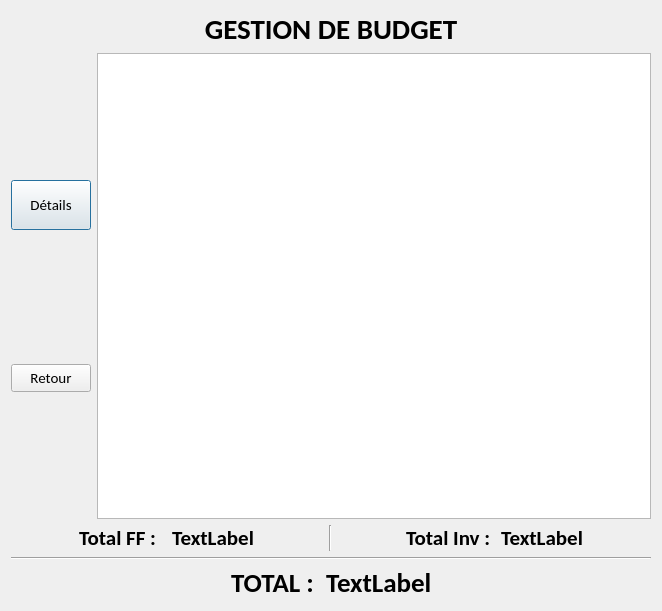
<?xml version="1.0" encoding="UTF-8"?>
<ui version="4.0">
 <class>GestionBudget</class>
 <widget class="QDialog" name="GestionBudget">
  <property name="geometry">
   <rect>
    <x>0</x>
    <y>0</y>
    <width>662</width>
    <height>611</height>
   </rect>
  </property>
  <property name="font">
   <font>
    <family>Calibri</family>
    <pointsize>11</pointsize>
   </font>
  </property>
  <property name="windowTitle">
   <string>Recapitulatif budgétaire</string>
  </property>
  <layout class="QVBoxLayout" name="verticalLayout">
   <item>
    <layout class="QHBoxLayout" name="horizontalLayout">
     <item>
      <widget class="QLabel" name="labelBudget">
       <property name="font">
        <font>
         <pointsize>22</pointsize>
         <weight>75</weight>
         <bold>true</bold>
        </font>
       </property>
       <property name="text">
        <string>GESTION DE BUDGET</string>
       </property>
       <property name="alignment">
        <set>Qt::AlignCenter</set>
       </property>
      </widget>
     </item>
    </layout>
   </item>
   <item>
    <layout class="QHBoxLayout" name="horizontalLayout_3">
     <item>
      <layout class="QVBoxLayout" name="verticalLayout_2">
       <item>
        <spacer name="verticalSpacer_3">
         <property name="orientation">
          <enum>Qt::Vertical</enum>
         </property>
         <property name="sizeHint" stdset="0">
          <size>
           <width>20</width>
           <height>40</height>
          </size>
         </property>
        </spacer>
       </item>
       <item>
        <widget class="QPushButton" name="detail">
         <property name="minimumSize">
          <size>
           <width>0</width>
           <height>50</height>
          </size>
         </property>
         <property name="text">
          <string>Détails</string>
         </property>
        </widget>
       </item>
       <item>
        <spacer name="verticalSpacer">
         <property name="orientation">
          <enum>Qt::Vertical</enum>
         </property>
         <property name="sizeHint" stdset="0">
          <size>
           <width>20</width>
           <height>40</height>
          </size>
         </property>
        </spacer>
       </item>
       <item>
        <widget class="QPushButton" name="retour">
         <property name="text">
          <string>Retour</string>
         </property>
        </widget>
       </item>
       <item>
        <spacer name="verticalSpacer_2">
         <property name="orientation">
          <enum>Qt::Vertical</enum>
         </property>
         <property name="sizeHint" stdset="0">
          <size>
           <width>20</width>
           <height>40</height>
          </size>
         </property>
        </spacer>
       </item>
      </layout>
     </item>
     <item>
      <widget class="QTableView" name="viewBudget">
       <property name="sizeAdjustPolicy">
        <enum>QAbstractScrollArea::AdjustToContents</enum>
       </property>
       <property name="alternatingRowColors">
        <bool>true</bool>
       </property>
       <property name="selectionBehavior">
        <enum>QAbstractItemView::SelectRows</enum>
       </property>
       <attribute name="verticalHeaderVisible">
        <bool>false</bool>
       </attribute>
      </widget>
     </item>
    </layout>
   </item>
   <item>
    <layout class="QHBoxLayout" name="horizontalLayout_2">
     <item>
      <spacer name="horizontalSpacer_4">
       <property name="orientation">
        <enum>Qt::Horizontal</enum>
       </property>
       <property name="sizeHint" stdset="0">
        <size>
         <width>40</width>
         <height>20</height>
        </size>
       </property>
      </spacer>
     </item>
     <item>
      <widget class="QLabel" name="labelTotalCharge">
       <property name="font">
        <font>
         <pointsize>16</pointsize>
         <weight>75</weight>
         <bold>true</bold>
        </font>
       </property>
       <property name="text">
        <string>Total FF :  </string>
       </property>
       <property name="margin">
        <number>20</number>
       </property>
      </widget>
     </item>
     <item>
      <widget class="QLabel" name="totalCharge">
       <property name="font">
        <font>
         <pointsize>16</pointsize>
         <weight>75</weight>
         <bold>true</bold>
        </font>
       </property>
       <property name="text">
        <string>TextLabel</string>
       </property>
      </widget>
     </item>
     <item>
      <spacer name="horizontalSpacer">
       <property name="orientation">
        <enum>Qt::Horizontal</enum>
       </property>
       <property name="sizeHint" stdset="0">
        <size>
         <width>40</width>
         <height>20</height>
        </size>
       </property>
      </spacer>
     </item>
     <item>
      <widget class="Line" name="line_2">
       <property name="orientation">
        <enum>Qt::Vertical</enum>
       </property>
      </widget>
     </item>
     <item>
      <spacer name="horizontalSpacer_2">
       <property name="orientation">
        <enum>Qt::Horizontal</enum>
       </property>
       <property name="sizeHint" stdset="0">
        <size>
         <width>40</width>
         <height>20</height>
        </size>
       </property>
      </spacer>
     </item>
     <item>
      <widget class="QLabel" name="label_3">
       <property name="font">
        <font>
         <pointsize>16</pointsize>
         <weight>75</weight>
         <bold>true</bold>
        </font>
       </property>
       <property name="text">
        <string>Total Inv : </string>
       </property>
       <property name="margin">
        <number>20</number>
       </property>
      </widget>
     </item>
     <item>
      <widget class="QLabel" name="totalInv">
       <property name="font">
        <font>
         <pointsize>16</pointsize>
         <weight>75</weight>
         <bold>true</bold>
        </font>
       </property>
       <property name="text">
        <string>TextLabel</string>
       </property>
      </widget>
     </item>
     <item>
      <spacer name="horizontalSpacer_5">
       <property name="orientation">
        <enum>Qt::Horizontal</enum>
       </property>
       <property name="sizeHint" stdset="0">
        <size>
         <width>40</width>
         <height>20</height>
        </size>
       </property>
      </spacer>
     </item>
    </layout>
   </item>
   <item>
    <widget class="Line" name="line">
     <property name="orientation">
      <enum>Qt::Horizontal</enum>
     </property>
    </widget>
   </item>
   <item>
    <layout class="QHBoxLayout" name="horizontalLayout_4">
     <item>
      <spacer name="horizontalSpacer_6">
       <property name="orientation">
        <enum>Qt::Horizontal</enum>
       </property>
       <property name="sizeHint" stdset="0">
        <size>
         <width>40</width>
         <height>20</height>
        </size>
       </property>
      </spacer>
     </item>
     <item>
      <widget class="QLabel" name="labelTotal">
       <property name="font">
        <font>
         <pointsize>20</pointsize>
         <weight>75</weight>
         <bold>true</bold>
        </font>
       </property>
       <property name="text">
        <string>TOTAL : </string>
       </property>
      </widget>
     </item>
     <item>
      <widget class="QLabel" name="total">
       <property name="font">
        <font>
         <pointsize>20</pointsize>
         <weight>75</weight>
         <bold>true</bold>
        </font>
       </property>
       <property name="text">
        <string>TextLabel</string>
       </property>
      </widget>
     </item>
     <item>
      <spacer name="horizontalSpacer_7">
       <property name="orientation">
        <enum>Qt::Horizontal</enum>
       </property>
       <property name="sizeHint" stdset="0">
        <size>
         <width>40</width>
         <height>20</height>
        </size>
       </property>
      </spacer>
     </item>
    </layout>
   </item>
  </layout>
 </widget>
 <resources/>
 <connections/>
</ui>
